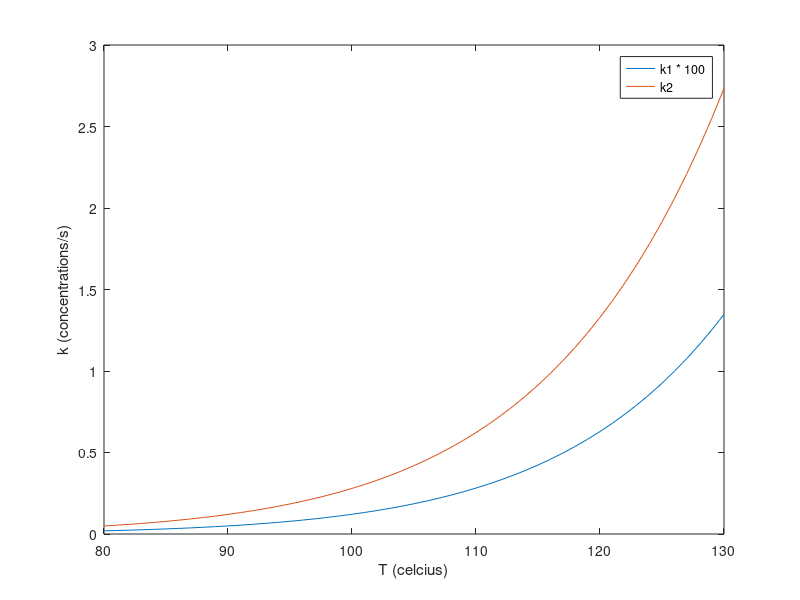

Reproduce this figure in MATLAB.
close all

R = 1.987; % cal/mol/K

k1 = @(T)((1.4 * 10^11) * exp(-24000./(R*(T+273))))
k2 = @(T)(5.6 * 10^12 * exp(-22700./R./(T+273)))

temps = 80:130;

plot(temps,100*k1(temps),temps,k2(temps))
xlabel('T (celcius)')
ylabel('k (concentrations/s)')

legend('k1 * 100','k2')
